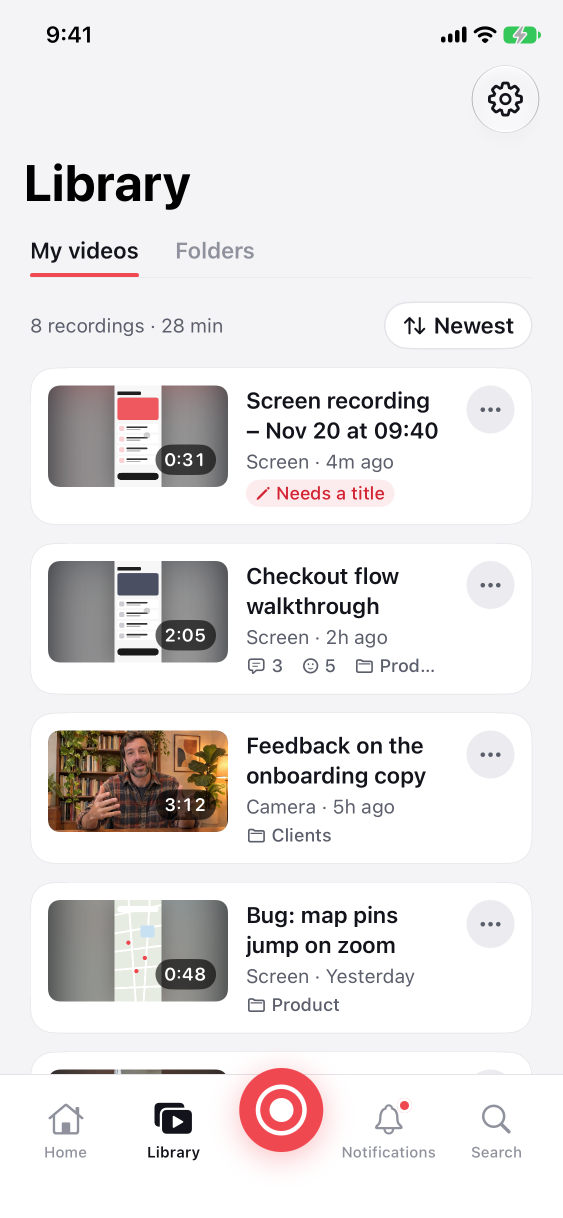
#> input picture art/web/screens/light/lib.videos.png, 1125 x 2436 px (shown at 1/2 size)
$ python web-lifts.py
#> lines starting #> are read from the running program, lines starting #| are printed output that depends on the picture; after the words box and inside, x2 and y2 are one past the last pixel; in counts of white or black regions, pixels touching at a corner belong together
#!/usr/bin/env python3
"""The one picture the "Your phone. Your files." glass pieces need (web/components/marketing/glass-pieces.tsx): the
thumbnail of the library row "Feedback on the onboarding copy", cut from the app's screenshot.

    python scripts/web-lifts.py      # writes web/public/marketing/lifts/thumb-feedback.webp
"""
from __future__ import annotations

from pathlib import Path

import numpy as np
from PIL import Image

ROOT = Path(__file__).resolve().parent.parent
OUT = ROOT / "web/public/marketing/lifts"
ROW = (14, 470, 361, 579)  # pt: a rough box around the row in lib.videos
THUMB = (12, 12, 132, 79.5)  # pt, inside the row's card


def main() -> None:
    OUT.mkdir(parents=True, exist_ok=True)
    img = np.asarray(Image.open(ROOT / "art/web/screens/light/lib.videos.png").convert("RGB"))
    x0, y0, x1, y1 = (v * 3 for v in ROW)
    box = img[y0:y1, x0:x1]
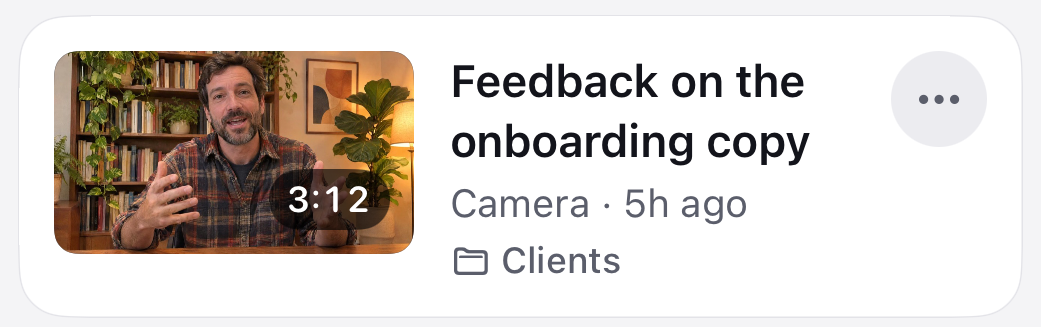
#> box: shape (327, 1041, 3); mean R, G, B 215.6, 208.6, 203.3
    away = np.abs(box.astype(int) - box[1, 1].astype(int)).max(-1) > 5
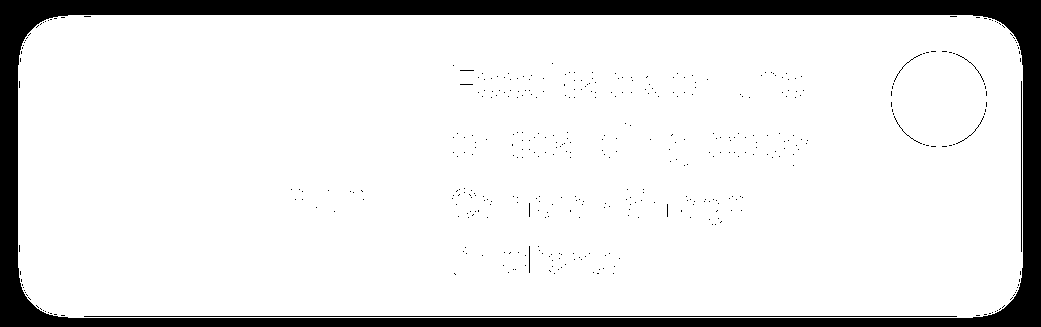
#> away: shape (327, 1041) bool; 88.3% white; 441 black regions (433 under 20 px), largest, box (x1, y1, x2, y2) and area: (0, 0, 1041, 327) 38004, (84, 316, 957, 317) 873, (1021, 81, 1022, 252) 171
    ys, xs = np.where(away)
    l, t = int(xs.min()), int(ys.min())
#> l = 18; t = 15
    a, b, c, d = (round(v * 3) for v in THUMB)
    thumb = Image.fromarray(box[t + b : t + d, l + a : l + c])
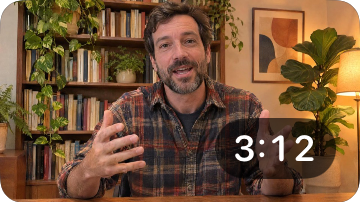
#> thumb: PIL image 360x202 RGB; mean R, G, B 116, 83.5, 55.4
    thumb.save(OUT / "thumb-feedback.webp", quality=82, method=6)
    print(thumb.size)
#| (360, 202)


if __name__ == "__main__":
    main()

$ run again, with art/web/screens/light/flow.camera.png copied over art/web/screens/light/lib.videos.png
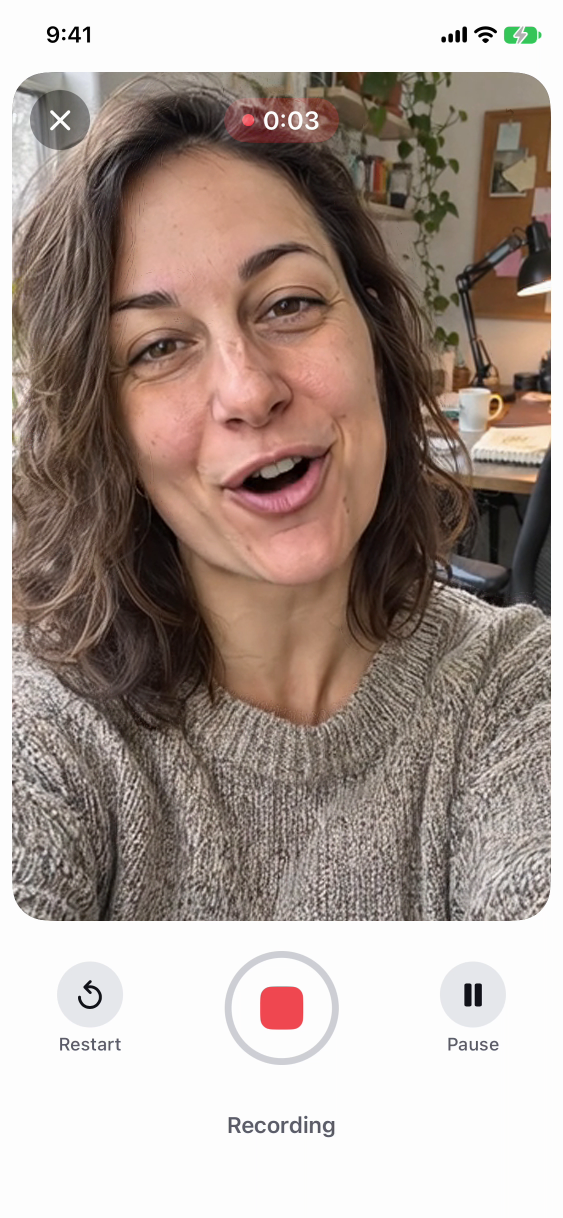
#> input picture art/web/screens/light/flow.camera.png, 1125 x 2436 px (shown at 1/2 size)
#> in main, img is the input picture: shape (2436, 1125, 3); mean R, G, B 168.8, 154, 146.2
#> in main, `away = np.abs(box.astype(int) - box[1, 1].astype(int)).max(-1) > 5`:
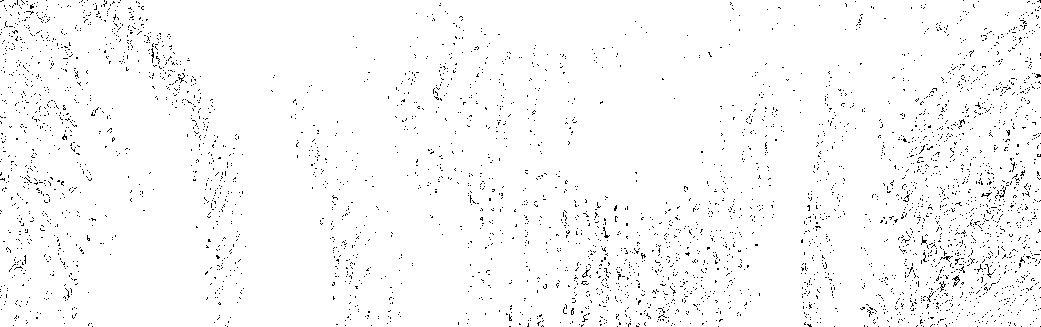
#> away: shape (327, 1041) bool; 97.6% white; black in thin lines or dots
#> l = 0
#> in main, `thumb = Image.fromarray(box[t + b : t + d, l + a : l + c])`:
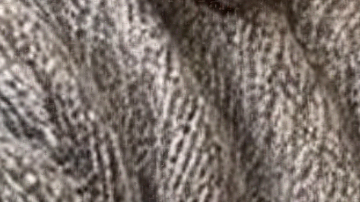
#> thumb: PIL image 360x202 RGB; mean R, G, B 125.7, 114.7, 107.8
#| (360, 202)

$ run again, with art/web/screens/light/flow.comments.png copied over art/web/screens/light/lib.videos.png
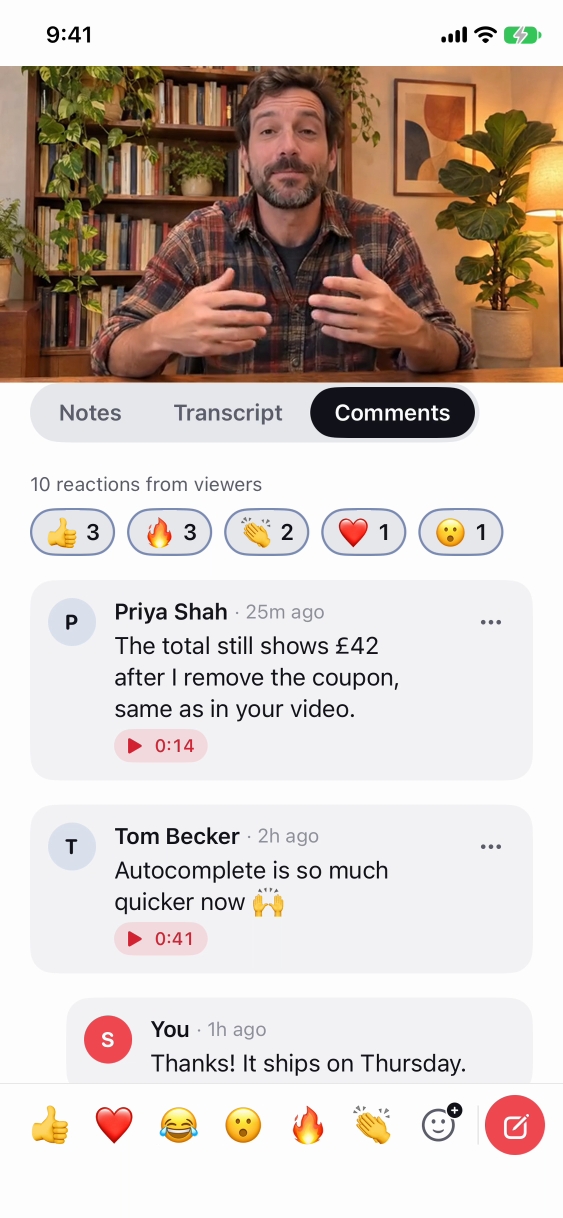
#> input picture art/web/screens/light/flow.comments.png, 1125 x 2436 px (shown at 1/2 size)
#> in main, img is the input picture: shape (2436, 1125, 3); mean R, G, B 207.9, 195.9, 188.4
#> in main, `away = np.abs(box.astype(int) - box[1, 1].astype(int)).max(-1) > 5`:
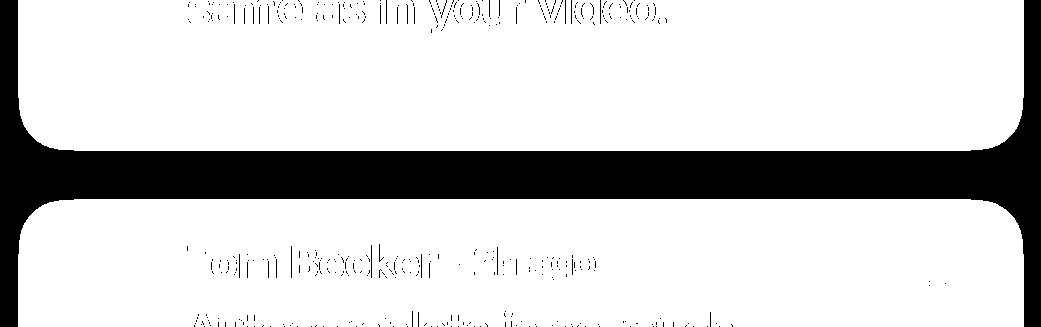
#> away: shape (327, 1041) bool; 81.3% white; 474 black regions (460 under 20 px), largest, box (x1, y1, x2, y2) and area: (0, 0, 1041, 327) 61908, (371, 245, 372, 278) 33, (291, 246, 292, 278) 32
#> l = 18; t = 0
#> in main, `thumb = Image.fromarray(box[t + b : t + d, l + a : l + c])`:
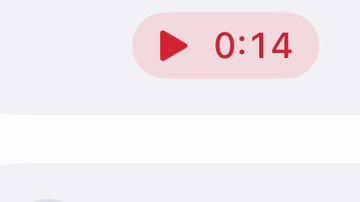
#> thumb: PIL image 360x202 RGB; mean R, G, B 243.9, 237.9, 239.9
#| (360, 202)
